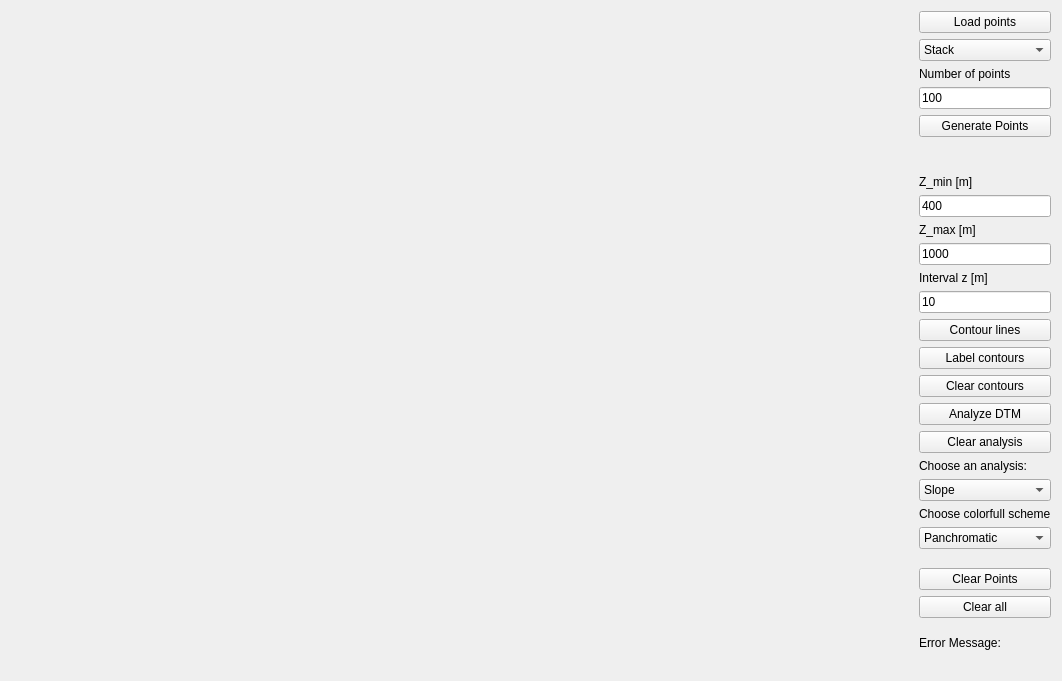
<?xml version="1.0" encoding="UTF-8"?>
<ui version="4.0">
 <class>Widget</class>
 <widget class="QWidget" name="Widget">
  <property name="geometry">
   <rect>
    <x>0</x>
    <y>0</y>
    <width>1062</width>
    <height>681</height>
   </rect>
  </property>
  <property name="windowTitle">
   <string>DTM</string>
  </property>
  <layout class="QHBoxLayout" name="horizontalLayout">
   <item>
    <widget class="Draw" name="Canvas" native="true">
     <property name="sizePolicy">
      <sizepolicy hsizetype="Preferred" vsizetype="Preferred">
       <horstretch>1</horstretch>
       <verstretch>1</verstretch>
      </sizepolicy>
     </property>
    </widget>
   </item>
   <item>
    <layout class="QVBoxLayout" name="verticalLayout_3">
     <item>
      <widget class="QPushButton" name="pushButton">
       <property name="text">
        <string>Load points</string>
       </property>
      </widget>
     </item>
     <item>
      <widget class="QComboBox" name="comboBox_3">
       <item>
        <property name="text">
         <string>Stack</string>
        </property>
       </item>
       <item>
        <property name="text">
         <string>Ridge</string>
        </property>
       </item>
       <item>
        <property name="text">
         <string>Valley</string>
        </property>
       </item>
       <item>
        <property name="text">
         <string>Settling</string>
        </property>
       </item>
      </widget>
     </item>
     <item>
      <widget class="QLabel" name="label_6">
       <property name="text">
        <string>Number of points</string>
       </property>
      </widget>
     </item>
     <item>
      <widget class="QLineEdit" name="lineEdit_4">
       <property name="text">
        <string>100</string>
       </property>
      </widget>
     </item>
     <item>
      <widget class="QPushButton" name="pushButton_6">
       <property name="text">
        <string>Generate Points</string>
       </property>
      </widget>
     </item>
     <item>
      <spacer name="verticalSpacer">
       <property name="orientation">
        <enum>Qt::Vertical</enum>
       </property>
       <property name="sizeHint" stdset="0">
        <size>
         <width>20</width>
         <height>60</height>
        </size>
       </property>
      </spacer>
     </item>
     <item>
      <widget class="QLabel" name="label">
       <property name="text">
        <string>Z_min [m]</string>
       </property>
      </widget>
     </item>
     <item>
      <widget class="QLineEdit" name="lineEdit">
       <property name="text">
        <string>400</string>
       </property>
      </widget>
     </item>
     <item>
      <widget class="QLabel" name="label_2">
       <property name="text">
        <string>Z_max [m]</string>
       </property>
      </widget>
     </item>
     <item>
      <widget class="QLineEdit" name="lineEdit_2">
       <property name="text">
        <string>1000</string>
       </property>
      </widget>
     </item>
     <item>
      <widget class="QLabel" name="label_3">
       <property name="text">
        <string>Interval z [m]</string>
       </property>
      </widget>
     </item>
     <item>
      <widget class="QLineEdit" name="lineEdit_3">
       <property name="text">
        <string>10</string>
       </property>
      </widget>
     </item>
     <item>
      <widget class="QPushButton" name="pushButton_7">
       <property name="text">
        <string>Contour lines</string>
       </property>
      </widget>
     </item>
     <item>
      <widget class="QPushButton" name="pushButton_5">
       <property name="text">
        <string>Label contours</string>
       </property>
      </widget>
     </item>
     <item>
      <widget class="QPushButton" name="pushButton_12">
       <property name="text">
        <string>Clear contours</string>
       </property>
      </widget>
     </item>
     <item>
      <widget class="QPushButton" name="pushButton_2">
       <property name="text">
        <string>Analyze DTM</string>
       </property>
      </widget>
     </item>
     <item>
      <widget class="QPushButton" name="pushButton_3">
       <property name="text">
        <string>Clear analysis</string>
       </property>
      </widget>
     </item>
     <item>
      <widget class="QLabel" name="label_4">
       <property name="text">
        <string>Choose an analysis:</string>
       </property>
      </widget>
     </item>
     <item>
      <widget class="QComboBox" name="comboBox">
       <item>
        <property name="text">
         <string>Slope</string>
        </property>
       </item>
       <item>
        <property name="text">
         <string>Aspect</string>
        </property>
       </item>
      </widget>
     </item>
     <item>
      <widget class="QLabel" name="label_5">
       <property name="text">
        <string>Choose colorfull scheme</string>
       </property>
      </widget>
     </item>
     <item>
      <widget class="QComboBox" name="comboBox_2">
       <item>
        <property name="text">
         <string>Panchromatic</string>
        </property>
       </item>
       <item>
        <property name="text">
         <string>Colorful</string>
        </property>
       </item>
      </widget>
     </item>
     <item>
      <spacer name="verticalSpacer_4">
       <property name="orientation">
        <enum>Qt::Vertical</enum>
       </property>
       <property name="sizeHint" stdset="0">
        <size>
         <width>20</width>
         <height>40</height>
        </size>
       </property>
      </spacer>
     </item>
     <item>
      <widget class="QPushButton" name="pushButton_11">
       <property name="text">
        <string>Clear Points</string>
       </property>
      </widget>
     </item>
     <item>
      <widget class="QPushButton" name="pushButton_4">
       <property name="text">
        <string>Clear all</string>
       </property>
      </widget>
     </item>
     <item>
      <spacer name="verticalSpacer_6">
       <property name="orientation">
        <enum>Qt::Vertical</enum>
       </property>
       <property name="sizeHint" stdset="0">
        <size>
         <width>20</width>
         <height>40</height>
        </size>
       </property>
      </spacer>
     </item>
     <item>
      <widget class="QLabel" name="label_8">
       <property name="text">
        <string>Error Message:</string>
       </property>
      </widget>
     </item>
     <item>
      <widget class="QLabel" name="label_7">
       <property name="text">
        <string/>
       </property>
      </widget>
     </item>
    </layout>
   </item>
  </layout>
 </widget>
 <customwidgets>
  <customwidget>
   <class>Draw</class>
   <extends>QWidget</extends>
   <header>draw.h</header>
   <container>1</container>
  </customwidget>
 </customwidgets>
 <resources/>
 <connections/>
</ui>
